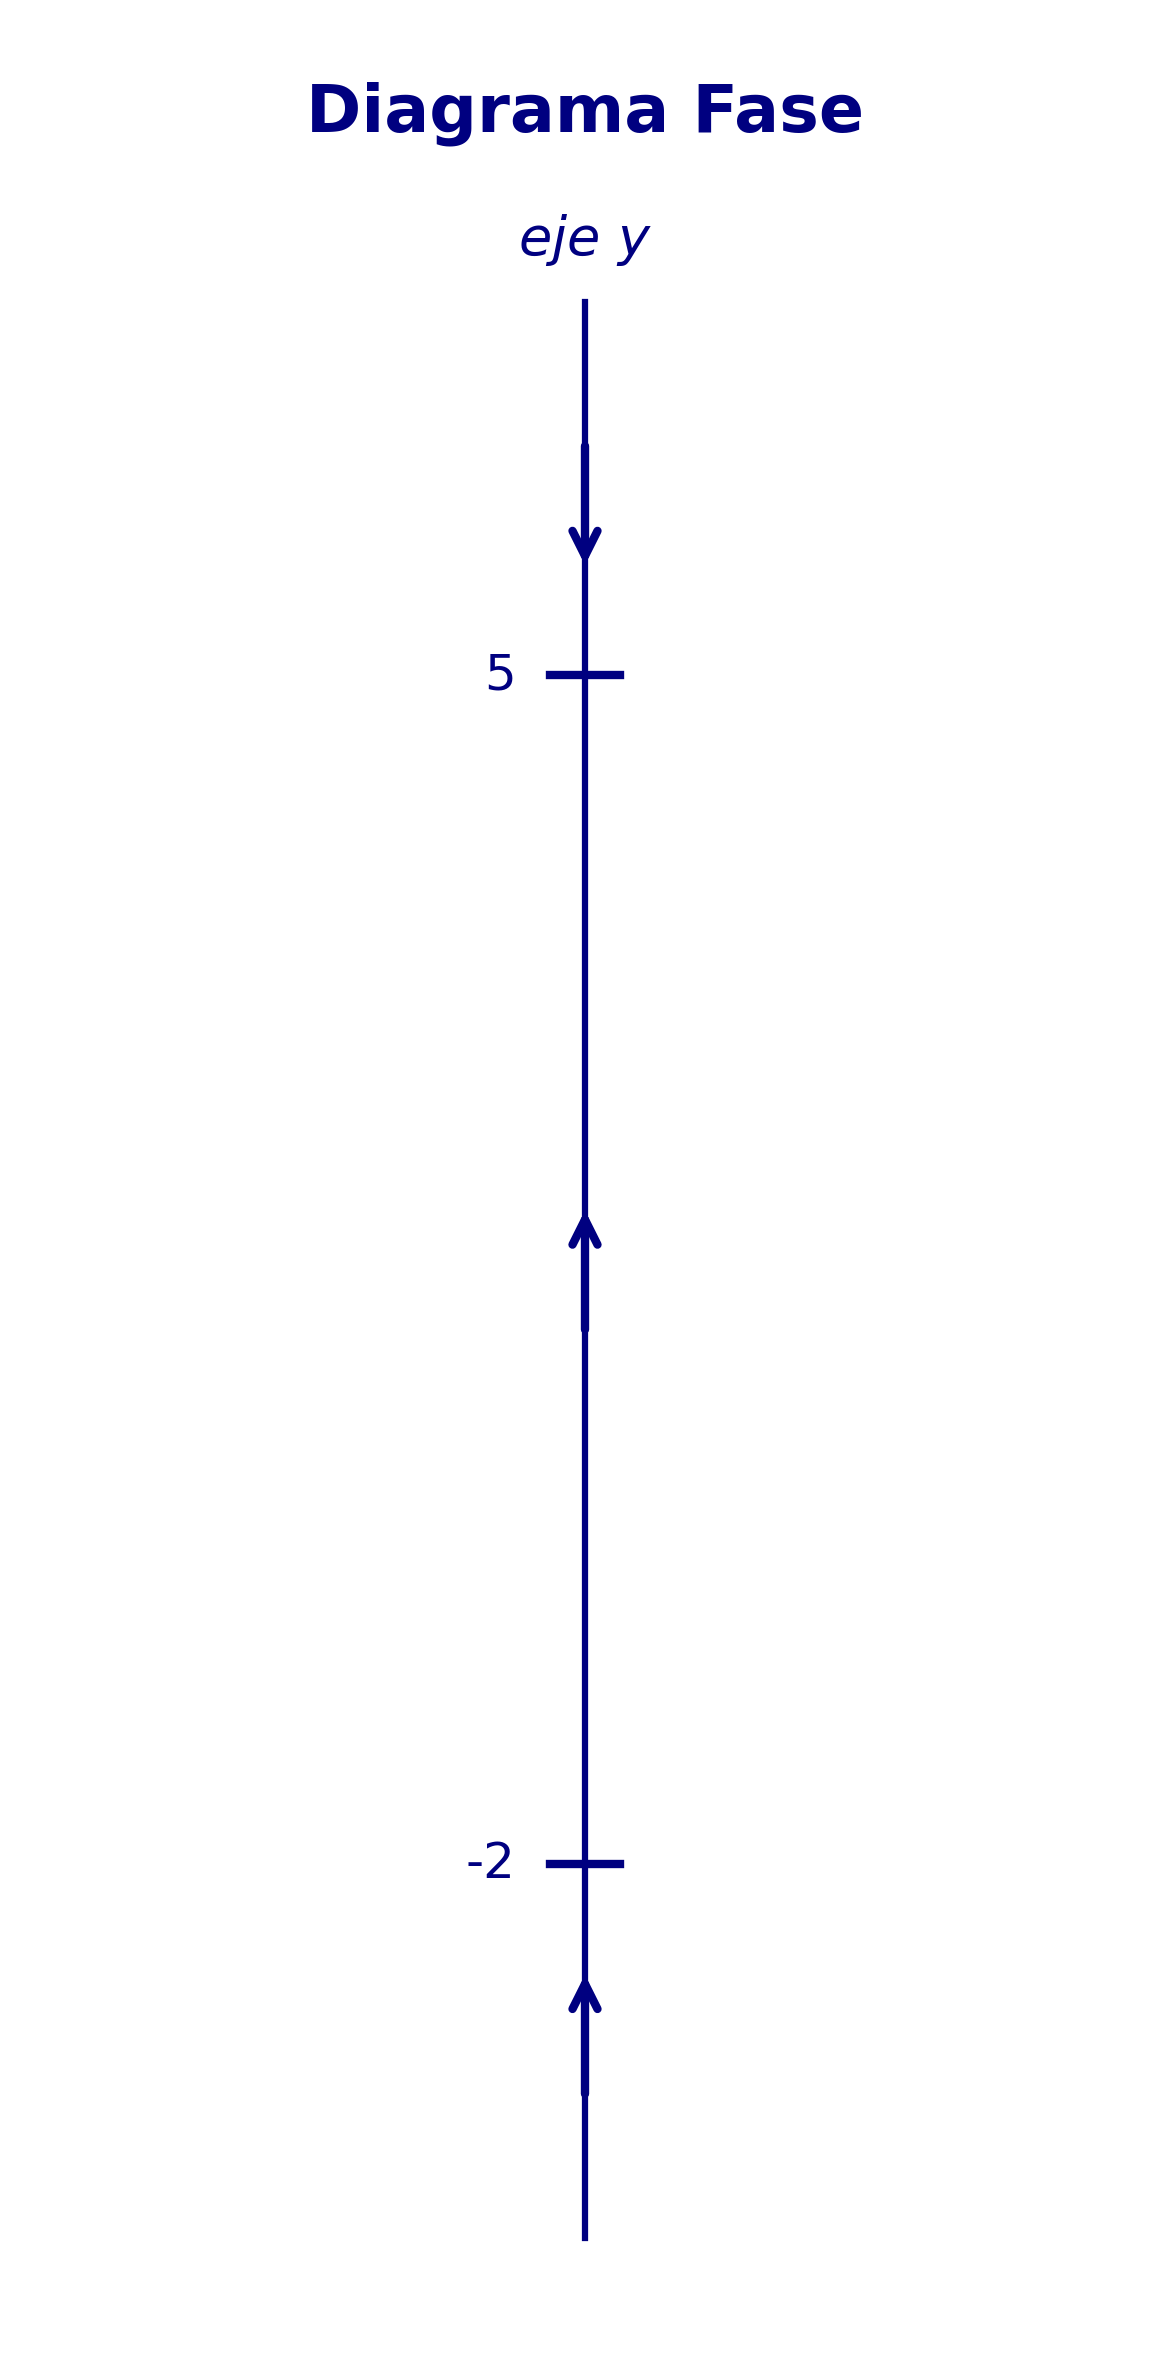

The Python source for this figure:
import matplotlib.pyplot as plt

# Puntos críticos para y' = (y + 2)(10 + 3y - y^2)
puntos_criticos = [-2, 5]
nombres_puntos = ['-2', '5']

# Intervalos e indicaciones de dirección (flechas)
intervalos = [
    (-4.0, -2, 'arriba'),   # y < -2: y' > 0 (sube)
    (-2, 5, 'arriba'),      # -2 < y < 5: y' > 0 (sube)
    (5, 7.0, 'abajo')       # y > 5: y' < 0 (baja)
]

# Crear figura
plt.figure(figsize=(4, 8))

# 0. Título en la parte superior
plt.text(0, 8.2, 'Diagrama Fase', fontsize=16, fontweight='bold', ha='center', color='navy')

# 1. Dibujar el eje vertical y (recta de fase)
plt.plot([0, 0], [-4.2, 7.2], color='navy', linewidth=1.5, zorder=1)

# 2. Dibujar las flechas de dirección en los intervalos
for y_start, y_end, direccion in intervalos:
    y_mid = (y_start + y_end) / 2
    
    if direccion == 'arriba':
        plt.annotate(
            '', xy=(0, y_mid + 0.4), xytext=(0, y_mid - 0.4),
            arrowprops=dict(arrowstyle="->", color='navy', lw=2, mutation_scale=15)
        )
    else:  # abajo
        plt.annotate(
            '', xy=(0, y_mid - 0.4), xytext=(0, y_mid + 0.4),
            arrowprops=dict(arrowstyle="->", color='navy', lw=2, mutation_scale=15)
        )

# 3. Marcar los puntos críticos y sus etiquetas
for y_val, etiqueta in zip(puntos_criticos, nombres_puntos):
    # Marca horizontal sobre la recta
    plt.plot([-0.05, 0.05], [y_val, y_val], color='navy', linewidth=2)
    # Etiqueta del valor a la izquierda
    plt.text(-0.1, y_val, etiqueta, fontsize=12, va='center', ha='right', color='navy')

# 4. Etiqueta superior del eje
plt.text(0, 7.4, r'$eje\ y$', fontsize=13, ha='center', va='bottom', color='navy', fontstyle='italic')

# Configuración de límites y ocultar marco predeterminado
plt.xlim(-0.8, 0.8)
plt.ylim(-4.8, 8.8)
plt.axis('off')

# Guardar y mostrar
plt.tight_layout()
plt.savefig("diagrama_c.png", dpi=300, bbox_inches='tight')
plt.show()

print("¡Diagrama de fase del inciso c generado con éxito!")
